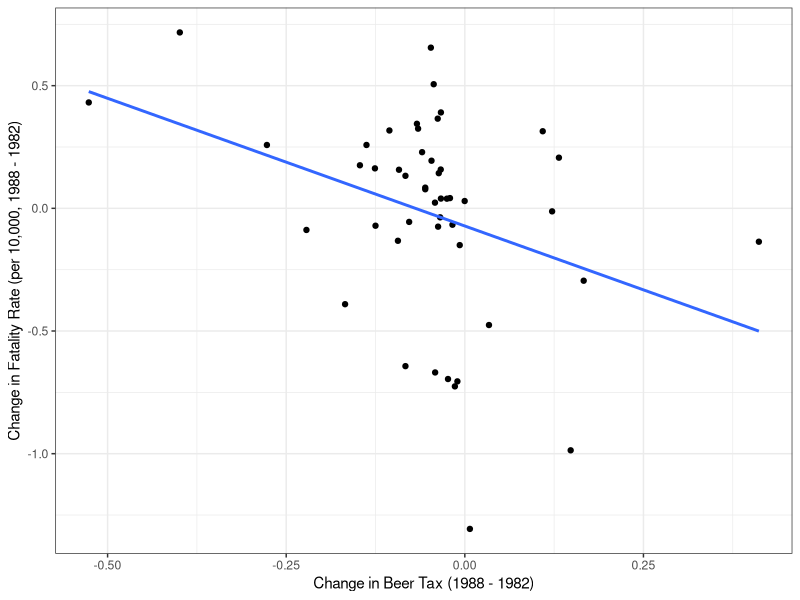

Reproduce this figure in R.
## ---- chunk 1
library(AER)
library(dplyr)
library(ggplot2)
library(magrittr)
library(tidyr)

data(Fatalities)

# Explore the data (commented to be concise)
# summary(Fatalities)
## ---- chunk 2

# Calculate the fatality rate per 10,000 people
df <- Fatalities %>%
  mutate(frate = fatal / pop * 10000)

summary(df$frate)

# Correlation in 1982
lm(frate ~ beertax, 
   data = filter(df, year == 1982)) %>% 
  summary()


# Correlation in 1988
lm(frate ~ beertax, 
   data = filter(df, year == 1988)) %>% 
  summary()
## ---- chunk 3

# Reshape data from long to wide
df_wide <- df %>%
  pivot_wider(id_cols = state,
              names_from = year,
              values_from = c(frate, beertax))

head(df_wide)

# Calculate differences
df_wide <- df_wide %>%
  mutate(frate_diff = frate_1988 - frate_1982,
         beertax_diff = beertax_1988 - beertax_1982)

# Regression
lm(frate_diff ~ beertax_diff, data = df_wide) %>%
  summary()
## ---- chunk 4
ggplot(data = df_wide) +
  geom_point(aes(x = beertax_diff, y = frate_diff)) +
  geom_smooth(aes(x = beertax_diff, y = frate_diff), 
              method = "lm", se = FALSE) +
  labs(x = "Change in Beer Tax (1988 - 1982)",
       y = "Change in Fatality Rate (per 10,000, 1988 - 1982)") +
  theme_bw()

summary(df_wide[c("frate_1982", "frate_1988", "frate_diff")])
## ---- chunk 5
# With Intercept
lm(frate ~ beertax + state, data = df) %>%
  summary()

# Without Intercept
lm(frate ~ beertax + state - 1, data = df) %>%
  summary()
## ---- chunk 6
library(plm)

plm(frate ~ beertax, 
    data = df,
    index = c("state", "year"),
    model = "within") %>%
  summary()

## ---- chunk 7

# State fixed effects
lm(frate ~ beertax + state - 1, data = df) %>% 
  summary()

# Time fixed effects
lm(frate ~ beertax + year - 1, data = df) %>% 
  summary()

# State fixed effects and time fixed effects
lm(frate ~ beertax + state + year - 1, data = df) %>% 
  summary()
## ---- chunk 8
library(sandwich)

plm_out <- plm(frate ~ beertax,
               data = df,
               index = c("state", "year"),
               model = "within",
               effect = "twoways") # This does state and year fixed effects

coeftest(plm_out, vcov = vcovHC, type = "HC1")
## ---- chunk 9
# Source:
# https://bookdown.org/machar1991/ITER/13-4-quasi-experiments.html

set.seed(470500)

# Sample size
N <- 200

# Treatment effect
TEffect <- 4

# Generate treatment dummy
TDummy <- c(rep(0, N/2), rep(1, N/2))

# Simulate pre- and post-treatment values of the dependent variable
y_pre <- 7 + rnorm(N)
y_pre[1:N/2] <- y_pre[1:N/2] - 1
y_post <- 7 + 2 + TEffect * TDummy + rnorm(N)
y_post[1:N/2] <- y_post[1:N/2] - 1 

## ---- chunk 10
mean(y_post[TDummy == 1]) - mean(y_pre[TDummy == 1]) - 
(mean(y_post[TDummy == 0]) - mean(y_pre[TDummy == 0]))
## ---- chunk 11
lm(I(y_post - y_pre) ~ TDummy) %>%
  summary()
## ---- chunk 12
df <- tibble(Y = c(y_pre, y_post),
             D = rep(TDummy, 2), 
             Post = c(rep("1", N), rep("2", N)))

lm(Y ~ D * Post, data = df) %>%
  summary()
